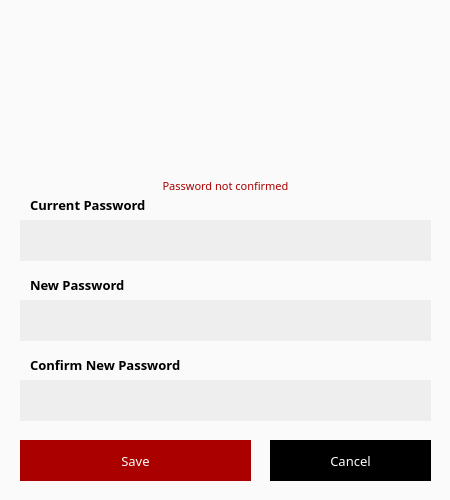
<?xml version="1.0" encoding="UTF-8"?>
<ui version="4.0">
 <class>ChangePasswordDialog</class>
 <widget class="QDialog" name="ChangePasswordDialog">
  <property name="geometry">
   <rect>
    <x>0</x>
    <y>0</y>
    <width>450</width>
    <height>500</height>
   </rect>
  </property>
  <property name="sizePolicy">
   <sizepolicy hsizetype="Fixed" vsizetype="Fixed">
    <horstretch>0</horstretch>
    <verstretch>0</verstretch>
   </sizepolicy>
  </property>
  <property name="minimumSize">
   <size>
    <width>338</width>
    <height>0</height>
   </size>
  </property>
  <property name="maximumSize">
   <size>
    <width>450</width>
    <height>550</height>
   </size>
  </property>
  <property name="windowTitle">
   <string>Change password</string>
  </property>
  <property name="styleSheet">
   <string notr="true">background-color: #1b1b1b; color: #9b8b27; border: 0px;</string>
  </property>
  <layout class="QGridLayout" name="gridLayout">
   <property name="leftMargin">
    <number>0</number>
   </property>
   <property name="topMargin">
    <number>0</number>
   </property>
   <property name="rightMargin">
    <number>0</number>
   </property>
   <property name="bottomMargin">
    <number>0</number>
   </property>
   <item row="0" column="0" colspan="2">
    <widget class="QGroupBox" name="groupBox">
     <property name="styleSheet">
      <string notr="true">border: 0px;
color: rgb(0, 0, 0);
background-color: rgb(250, 250, 250);
font-family: Poppins;
</string>
     </property>
     <property name="title">
      <string/>
     </property>
     <widget class="QLabel" name="label_3">
      <property name="geometry">
       <rect>
        <x>30</x>
        <y>190</y>
        <width>151</width>
        <height>31</height>
       </rect>
      </property>
      <property name="font">
       <font>
        <family>Poppins</family>
        <pointsize>9</pointsize>
       </font>
      </property>
      <property name="styleSheet">
       <string notr="true">color: rgb(0, 0, 0);
border-right: 0px;</string>
      </property>
      <property name="text">
       <string>&lt;html&gt;&lt;head/&gt;&lt;body&gt;&lt;p&gt;&lt;span style=&quot; font-size:10pt; font-weight:600;&quot;&gt;Current Password&lt;/span&gt;&lt;/p&gt;&lt;/body&gt;&lt;/html&gt;</string>
      </property>
     </widget>
     <widget class="QLineEdit" name="m_oldPasswordEdit">
      <property name="geometry">
       <rect>
        <x>20</x>
        <y>220</y>
        <width>411</width>
        <height>41</height>
       </rect>
      </property>
      <property name="minimumSize">
       <size>
        <width>0</width>
        <height>25</height>
       </size>
      </property>
      <property name="font">
       <font>
        <family>Poppins</family>
        <pointsize>-1</pointsize>
       </font>
      </property>
      <property name="styleSheet">
       <string notr="true">padding: 3px; border: 0px; 
background-color: rgb(238, 238, 238);
color: rgb(0, 0, 0);
font-size: 12px;
font-family: Poppins;</string>
      </property>
      <property name="echoMode">
       <enum>QLineEdit::Password</enum>
      </property>
     </widget>
     <widget class="QLabel" name="label">
      <property name="geometry">
       <rect>
        <x>30</x>
        <y>270</y>
        <width>131</width>
        <height>31</height>
       </rect>
      </property>
      <property name="sizePolicy">
       <sizepolicy hsizetype="Maximum" vsizetype="Preferred">
        <horstretch>0</horstretch>
        <verstretch>0</verstretch>
       </sizepolicy>
      </property>
      <property name="font">
       <font>
        <family>Poppins</family>
        <pointsize>9</pointsize>
       </font>
      </property>
      <property name="styleSheet">
       <string notr="true">color: rgb(0, 0, 0);
border-right: 0px;</string>
      </property>
      <property name="text">
       <string>&lt;html&gt;&lt;head/&gt;&lt;body&gt;&lt;p&gt;&lt;span style=&quot; font-size:10pt; font-weight:600;&quot;&gt;New Password&lt;/span&gt;&lt;/p&gt;&lt;/body&gt;&lt;/html&gt;</string>
      </property>
     </widget>
     <widget class="QLineEdit" name="m_newPasswordEdit">
      <property name="geometry">
       <rect>
        <x>20</x>
        <y>300</y>
        <width>411</width>
        <height>41</height>
       </rect>
      </property>
      <property name="sizePolicy">
       <sizepolicy hsizetype="Expanding" vsizetype="Fixed">
        <horstretch>0</horstretch>
        <verstretch>0</verstretch>
       </sizepolicy>
      </property>
      <property name="minimumSize">
       <size>
        <width>0</width>
        <height>25</height>
       </size>
      </property>
      <property name="font">
       <font>
        <family>Poppins</family>
        <pointsize>-1</pointsize>
       </font>
      </property>
      <property name="styleSheet">
       <string notr="true">padding: 3px; border: 0px; 
background-color: rgb(238, 238, 238);
color: rgb(0, 0, 0);
font-size: 12px;
font-family: Poppins;</string>
      </property>
      <property name="echoMode">
       <enum>QLineEdit::Password</enum>
      </property>
     </widget>
     <widget class="QLabel" name="label_2">
      <property name="geometry">
       <rect>
        <x>30</x>
        <y>350</y>
        <width>171</width>
        <height>31</height>
       </rect>
      </property>
      <property name="sizePolicy">
       <sizepolicy hsizetype="Maximum" vsizetype="Preferred">
        <horstretch>0</horstretch>
        <verstretch>0</verstretch>
       </sizepolicy>
      </property>
      <property name="font">
       <font>
        <family>Poppins</family>
        <pointsize>9</pointsize>
       </font>
      </property>
      <property name="styleSheet">
       <string notr="true">color: rgb(0, 0, 0);
border-right: 0px;</string>
      </property>
      <property name="text">
       <string>&lt;html&gt;&lt;head/&gt;&lt;body&gt;&lt;p&gt;&lt;span style=&quot; font-size:10pt; font-weight:600;&quot;&gt;Confirm New Password&lt;/span&gt;&lt;/p&gt;&lt;/body&gt;&lt;/html&gt;</string>
      </property>
     </widget>
     <widget class="QLineEdit" name="m_newPasswordConfirmationEdit">
      <property name="geometry">
       <rect>
        <x>20</x>
        <y>380</y>
        <width>411</width>
        <height>41</height>
       </rect>
      </property>
      <property name="minimumSize">
       <size>
        <width>0</width>
        <height>25</height>
       </size>
      </property>
      <property name="font">
       <font>
        <family>Poppins</family>
        <pointsize>-1</pointsize>
       </font>
      </property>
      <property name="styleSheet">
       <string notr="true">padding: 3px; border: 0px; 
background-color: rgb(238, 238, 238);
color: rgb(0, 0, 0);
font-size: 12px;
font-family: Poppins;</string>
      </property>
      <property name="echoMode">
       <enum>QLineEdit::Password</enum>
      </property>
     </widget>
     <widget class="QLabel" name="m_errorLabel">
      <property name="geometry">
       <rect>
        <x>50</x>
        <y>175</y>
        <width>351</width>
        <height>21</height>
       </rect>
      </property>
      <property name="font">
       <font>
        <family>Poppins</family>
        <pointsize>-1</pointsize>
        <weight>50</weight>
        <italic>false</italic>
        <bold>false</bold>
       </font>
      </property>
      <property name="styleSheet">
       <string notr="true"> font: 11px; font-family: Poppins; border-right: 0px;
color: rgb(170, 0, 0);</string>
      </property>
      <property name="text">
       <string>Password not confirmed</string>
      </property>
      <property name="alignment">
       <set>Qt::AlignCenter</set>
      </property>
     </widget>
     <widget class="QPushButton" name="m_okButton">
      <property name="enabled">
       <bool>false</bool>
      </property>
      <property name="geometry">
       <rect>
        <x>20</x>
        <y>440</y>
        <width>231</width>
        <height>41</height>
       </rect>
      </property>
      <property name="minimumSize">
       <size>
        <width>0</width>
        <height>25</height>
       </size>
      </property>
      <property name="font">
       <font>
        <family>Poppins</family>
        <pointsize>-1</pointsize>
       </font>
      </property>
      <property name="cursor">
       <cursorShape>PointingHandCursor</cursorShape>
      </property>
      <property name="styleSheet">
       <string notr="true">color: rgb(255, 255, 255);
background-color: rgb(170, 0, 0);
font-size: 13px;
font-family: Poppins;</string>
      </property>
      <property name="text">
       <string>Save</string>
      </property>
      <property name="default">
       <bool>true</bool>
      </property>
     </widget>
     <widget class="QPushButton" name="m_cancelButton">
      <property name="geometry">
       <rect>
        <x>270</x>
        <y>440</y>
        <width>161</width>
        <height>41</height>
       </rect>
      </property>
      <property name="minimumSize">
       <size>
        <width>0</width>
        <height>25</height>
       </size>
      </property>
      <property name="font">
       <font>
        <family>Poppins</family>
        <pointsize>-1</pointsize>
       </font>
      </property>
      <property name="cursor">
       <cursorShape>PointingHandCursor</cursorShape>
      </property>
      <property name="styleSheet">
       <string notr="true">background-color: rgb(0, 0, 0);
color: rgb(255, 255, 255);
font-size: 13px;
font-family: Poppins;</string>
      </property>
      <property name="text">
       <string>Cancel</string>
      </property>
     </widget>
     <widget class="QLabel" name="label_4">
      <property name="geometry">
       <rect>
        <x>0</x>
        <y>0</y>
        <width>451</width>
        <height>181</height>
       </rect>
      </property>
      <property name="font">
       <font>
        <family>Poppins</family>
        <pointsize>15</pointsize>
       </font>
      </property>
      <property name="styleSheet">
       <string notr="true">image: url(:/icons/images/lockw.png);</string>
      </property>
      <property name="text">
       <string/>
      </property>
      <property name="alignment">
       <set>Qt::AlignCenter</set>
      </property>
     </widget>
     <zorder>label_4</zorder>
     <zorder>m_errorLabel</zorder>
     <zorder>label_3</zorder>
     <zorder>m_oldPasswordEdit</zorder>
     <zorder>label</zorder>
     <zorder>m_newPasswordEdit</zorder>
     <zorder>label_2</zorder>
     <zorder>m_newPasswordConfirmationEdit</zorder>
     <zorder>m_okButton</zorder>
     <zorder>m_cancelButton</zorder>
    </widget>
   </item>
  </layout>
 </widget>
 <resources/>
 <connections>
  <connection>
   <sender>m_newPasswordEdit</sender>
   <signal>textChanged(QString)</signal>
   <receiver>ChangePasswordDialog</receiver>
   <slot>checkPassword(QString)</slot>
   <hints>
    <hint type="sourcelabel">
     <x>223</x>
     <y>64</y>
    </hint>
    <hint type="destinationlabel">
     <x>168</x>
     <y>82</y>
    </hint>
   </hints>
  </connection>
  <connection>
   <sender>m_newPasswordConfirmationEdit</sender>
   <signal>textChanged(QString)</signal>
   <receiver>ChangePasswordDialog</receiver>
   <slot>checkPassword(QString)</slot>
   <hints>
    <hint type="sourcelabel">
     <x>223</x>
     <y>103</y>
    </hint>
    <hint type="destinationlabel">
     <x>168</x>
     <y>82</y>
    </hint>
   </hints>
  </connection>
  <connection>
   <sender>m_okButton</sender>
   <signal>clicked()</signal>
   <receiver>ChangePasswordDialog</receiver>
   <slot>accept()</slot>
   <hints>
    <hint type="sourcelabel">
     <x>169</x>
     <y>141</y>
    </hint>
    <hint type="destinationlabel">
     <x>168</x>
     <y>82</y>
    </hint>
   </hints>
  </connection>
  <connection>
   <sender>m_cancelButton</sender>
   <signal>clicked()</signal>
   <receiver>ChangePasswordDialog</receiver>
   <slot>reject()</slot>
   <hints>
    <hint type="sourcelabel">
     <x>277</x>
     <y>141</y>
    </hint>
    <hint type="destinationlabel">
     <x>168</x>
     <y>82</y>
    </hint>
   </hints>
  </connection>
 </connections>
 <slots>
  <slot>checkPassword(QString)</slot>
 </slots>
</ui>
